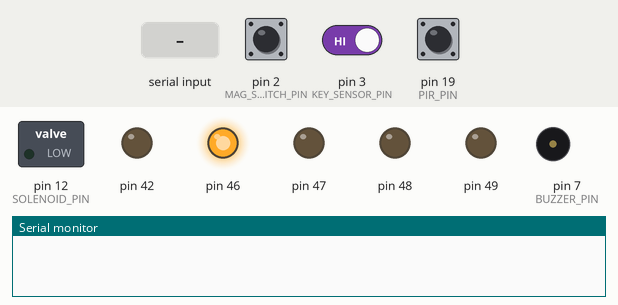
Bench run of a program on a simulated Arduino Mega 2560, built with avr-gcc and run on an emulated ATmega2560. Shown: switched loads named in the program (green lamp = pin HIGH), output pins drawn as LEDs (lit = HIGH), buzzer (waves = sounding), the last lines printed to the serial monitor. Dashed ring = blinking. Inputs (shaded band) come from the test bench; at power-on: pin 3 (KEY_SENSOR_PIN) HIGH, pin 2 (MAG_SWITCH_PIN) HIGH, pin 19 (PIR_PIN) HIGH.

Above: at 1.2 s.
1.3 s: "MODE: ARMED\n" received over Serial
At 1.55 s:
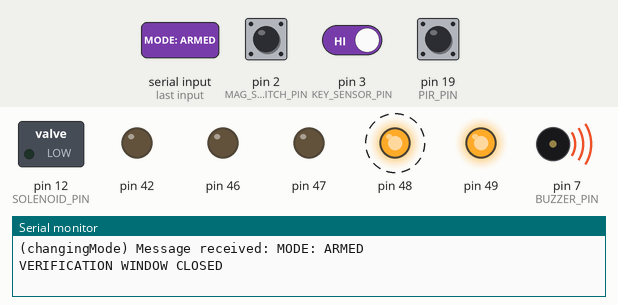
4.3 s: pin 3 (KEY_SENSOR_PIN) driven LOW
At 4.55 s:
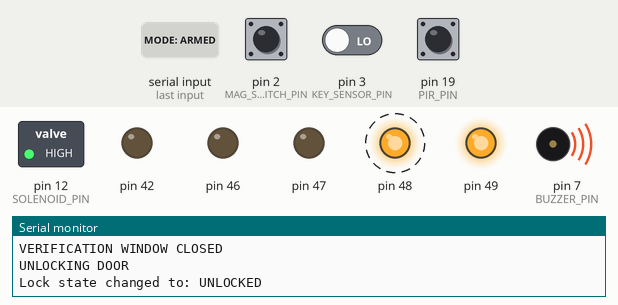
7.3 s: pin 2 (MAG_SWITCH_PIN) pulled LOW for 0.15 s
At 8.6 s:
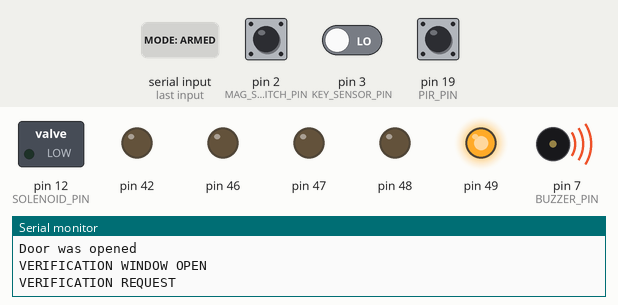
8.9 s: "VERIFIED\n" received over Serial
At 10.0 s:
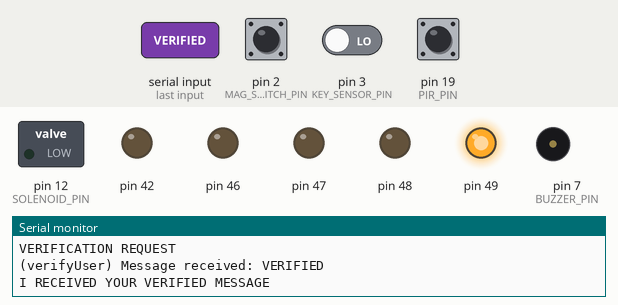
10.4 s: "MODE: DISARMED\n" received over Serial
At 11.1 s:
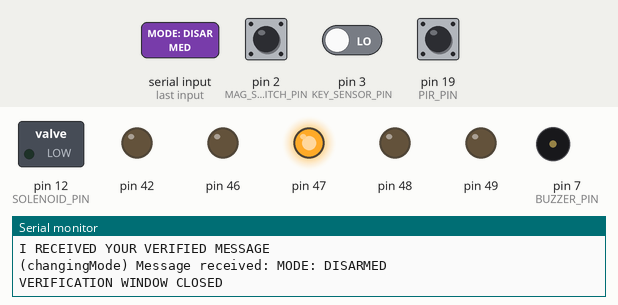
11.9 s: pin 19 (PIR_PIN) pulsed LOW 2 times (0.12 s each, 0.3 s apart)
At 13.1 s:
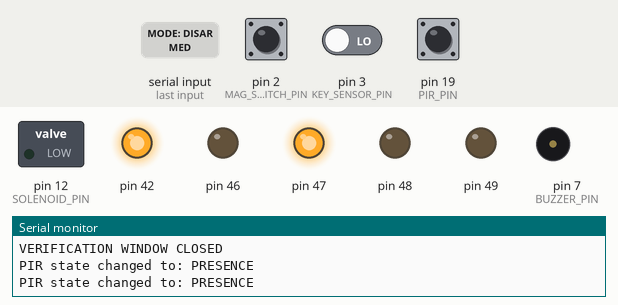
Timing chart, 0 to 14.9 s (numbered marks = the images above; inputs shaded):
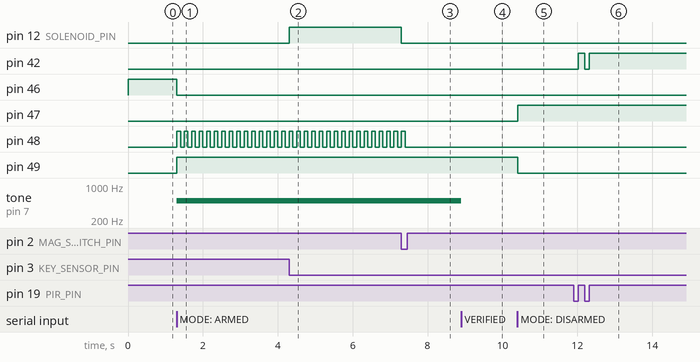

Measured:
- after the input at 1.3 s, pin 46: HIGH → LOW at once; pin 48: alternates HIGH for 0.10 s and LOW for 0.10 s, starting at once; pin 49: LOW → HIGH at once; tone on pin 7 (BUZZER_PIN): silent → 500 Hz at once
- after the input at 4.3 s, pin 12 (SOLENOID_PIN): LOW → HIGH at once
- after the input at 7.3 s, pin 12 (SOLENOID_PIN): HIGH → LOW at once; pin 48: goes on until 7.4 s, then stays LOW
- after the input at 8.9 s, tone on pin 7 (BUZZER_PIN): 500 Hz → silent at once
- after the input at 10.4 s, pin 47: LOW → HIGH at once; pin 49: HIGH → LOW at once
- after the input at 11.9 s, pin 42: LOW → HIGH after 0.12 s, → LOW 0.18 s later, → HIGH 0.12 s later

The program:

main.cpp
```cpp
// * A burglar alarm system (GROUP 4) 23 Jan 2023
// * Authors: Samuel Scott, Eurico Benedict, Simon Desir, Alex Hicks, Yu-ta Chou
// *
// * This program is the arduino end to a two piece inter-working software that runs
// * the burglar alarm system. It functions as follows, it monitors sensor inputs and reacts
// * accordingly.
// *
// * Input devices are listed as follows;
// * PIR Sensor - used to detect motion
// * Magnetic Reed Sensor - used to detect door state (open/closed)
// * Button - used to detect unlocking of the door
// * Python serial stream - Used for user authorisation confirmation and mode change input
// *
// * Output devices are listed as follows;
// * Piezo buzzer - used as a warning or alarm sound output
// * Solenoid - used to lock and unlock door
// * LEDs - used as a status indicator
// * Python serial stream - Used for authorisation requests
// *
// * There are three modes programmed into the system and depending on the modes it is running on
// * the system behaves a different way.
// * ARMED - in armed mode all sensor input is taken into account, if PIR detects movement when the door is not unlocked
// * it will sound an alarm, if the reed sensor is activated without unlocking it will sound an alarm, if the user
// * fails to be authorised during the entry procedure it will sound an alarm.
// * AT_HOME - in at home mode the pir will not activate the alarm, everything else remains the same unauthorised entry
// * will still set off an alarm
// * DISARMED - in disarmed mode door will still lock but no authorisation will be needed, and no alarm will sound under
// * any conditions.

// 5th May 2023 - the program is split into its component classes with the OOP programming method


#include "Arduino.h" // Arduino.h is needed because we are using the platformio build system.
#include "Controller.h"


/// Definitions
#define MAG_SWITCH_PIN 2 // attached to interrupt
#define KEY_SENSOR_PIN 3 // attached to interrupt
#define SOLENOID_PIN 12

#define BUZZER_PIN 7
#define PIR_PIN 19

#define DISARMED_MODE_LED 47 // Red
#define AT_HOME_MODE_LED 46 // Yellow
#define ARMED_MODE_LED 49 // Green
#define PIR_LED 42 // ITS RED

#define ALARM_LED 48 // ITS RED


Controller cont(MAG_SWITCH_PIN, PIR_PIN, KEY_SENSOR_PIN,
                DISARMED_MODE_LED, AT_HOME_MODE_LED, ARMED_MODE_LED, PIR_LED, ALARM_LED,
                SOLENOID_PIN, BUZZER_PIN);


void setup() {
    cont.setup();
    cont.toAtHomeMode() ;
}

void loop() {
    cont.check_states();

}
```

Buzzer.h
```cpp
//
// Created by bened on 4/24/2023.
//
// Buzzer class for the alarm system, allows for buzzer to be turn on and off.

#ifndef ACS233_BURGLAR_ALARM_BUZZER_H
#define ACS233_BURGLAR_ALARM_BUZZER_H

#include "Arduino.h"

#define ALARM_FREQ 500


class Buzzer {
private:
    uint8_t BUZZER_PIN;

public:

    Buzzer(uint8_t pin){
        BUZZER_PIN = pin;
        pinMode(this->BUZZER_PIN, OUTPUT);
    }

    void on() const {
        tone(BUZZER_PIN, ALARM_FREQ);
    }

    void off() const {
        noTone(BUZZER_PIN);
    }

    void beep(int freq, int onDel,int offDel) const {
        tone(BUZZER_PIN, freq);
        delay(onDel);
        noTone(BUZZER_PIN);
        delay(offDel);
    }
};


#endif //ACS233_BURGLAR_ALARM_BUZZER_H
```

Controller.cpp
```cpp
/**
 * Controller.cpp
 * Authors: Samuel Scott, Eurico Benedict, Simon Desir, Alex Hicks, Yu-ta Chou
 * This file contains the implementation of the Controller class methods - See Controller.h.
 *
 */

#include "Controller.h"

// This has to be done because the ISR functions are static and cannot access the instance of the class
// This works for singleton (only one instance of the class) classes.
Controller* Controller::instance = nullptr;


// Constructor
Controller::Controller(int mag_sensor_pin, int pir_sensor_pin, int key_sensor_pin,
                       int disarmed_mode_led, int at_home_mode_led, int armed_mode_led,
                       int pir_led, int alarm_led, int solenoid_pin, int buzzer_pin) {
    instance = this;
    mag = new MAGSensor(mag_sensor_pin, MAGISRFunc);
    pir = new PIRSensor(pir_sensor_pin, PIRISRFunc);
    key = new KEYSensor(key_sensor_pin, KEYISRFunc);

    modeLeds[0] = new LED(disarmed_mode_led);
    modeLeds[1] = new LED(at_home_mode_led);
    modeLeds[2] = new LED(armed_mode_led);

    pirLed = new LED(pir_led);
    alarmLed = new LED(alarm_led);

    lock = new Solenoid(solenoid_pin);
    buzzer = new Buzzer(buzzer_pin);

    last_mode_change_time = -100000; // reset last mode change time so that system works instantly
}

void Controller::setup() {
    Serial.begin(115200);
    mag->setup();
    pir->setup();
    key->setup();
}

void Controller::mag_isr() { // private because it is only called by the interrupt service routine

    if (timeSince_ms(mag->last_interrupt_time) > 100) {     // debounce the interrupt using millis()
        // update the last interrupt time
        mag->last_interrupt_time = millis();
        mag->door_state = (DOOR_STATES) mag->read();

        if (mag->door_state == DOOR_STATES::CLOSED) {
            Serial.println("Door was closed");
            last_door_close_time = millis();
            if (lock->state == LOCK_STATES::UNLOCKED) {
                // If the door gets closed and the lock is unlocked, lock the door
                Serial.println("LOCKING DOOR1");
                lock->lock();
            }
        }
        else { // door_state == DOOR_STATES::OPEN
            Serial.println("Door was opened");
            switch (system_mode) {
                case (SYSTEM_MODES::ARMED):
                case (SYSTEM_MODES::AT_HOME):
                    verificationWindowOpen();
                    break;
                case (SYSTEM_MODES::DISARMED):
                default:
                    break;
            }
            last_door_open_time = millis();
        }
    }

}

void Controller::pir_isr() {
    // The PIR does not need debouncing, it goes High for 8 seconds when motion is detected
    pir->pir_state = (PIR_STATES) pir->read();
    if (pir->pir_state == PIR_STATES::PRESENCE) {
        pir->pir_state = PIR_STATES::PRESENCE;
        Serial.println("PIR state changed to: PRESENCE");
        pirLed->high();
        switch (system_mode) {
            case (SYSTEM_MODES::ARMED):
                verificationWindowOpen();
                break;
            case (SYSTEM_MODES::AT_HOME):
            case (SYSTEM_MODES::DISARMED):
            default:
                break;
        }
    }
    else {
        pirLed->low();
    }
}

void Controller::key_isr() {
    if (timeSince_ms(key->last_interrupt_time) > 100) { // debounce the interrupt using millis()
        security_timer = millis(); // start the security timer
        Serial.println("UNLOCKING DOOR");

//        if (lock->state == LOCK_STATES::LOCKED)
//            lock->unlock();
//        else
//            lock->lock();
        // Unlock the door
        lock->unlock();
        Serial.println("Lock state changed to: UNLOCKED");
    }
    key->last_interrupt_time = millis();
}

void Controller::toArmedMode() {
    system_mode = SYSTEM_MODES::ARMED;
    modeLeds[0]->low(); //
    modeLeds[1]->low();   //
    modeLeds[2]->high();   //
    security_timer = -100000; // reset security timer in case mode changed inside intermittent timeout window
    last_mode_change_time = millis();
}

void Controller::toDisarmedMode() {
    system_mode = SYSTEM_MODES::DISARMED;
    modeLeds[0]->high(); //
    modeLeds[1]->low();   //
    modeLeds[2]->low();   //
    security_timer = -100000; // reset security timer in case mode changed inside intermittent timeout window
    last_mode_change_time = millis();
}

void Controller::toAtHomeMode() {
    system_mode = SYSTEM_MODES::AT_HOME;
    modeLeds[0]->low();  //
    modeLeds[1]->high();   //
    modeLeds[2]->low();   //
    security_timer = -100000; // reset security timer in case mode changed inside intermittent timeout window
    last_mode_change_time = millis();
}

void Controller::verifyUser() {
//    Serial.print("VERIFY USER");
    if (verification_window_state == VERIFICATION_WINDOW_STATES::WINDOW_OPEN) {
        Serial.println("VERIFICATION REQUEST");
        String message;
        while (!Serial.available()); // wait for user input
        // Read the serial port until a newline
        message = Serial.readStringUntil('\n');
        Serial.println("(verifyUser) Message received: " + message);

        if (message == "VERIFIED") {
            authorization_state = AUTHORISATION_STATES::AUTHORISED;
            Serial.println("I RECEIVED YOUR VERIFIED MESSAGE");
            alarmOff(); // turn off the alarm

            while (!Serial.available()); // wait but only on this one
            changingMode();
            Serial.println("MODE CHANGED TO: " + (String) system_mode);
            verificationWindowClosed();
        }
        else if (message == "VERIFICATION WINDOW CLOSED") { // This is for when the user enters the pin too many times.
            verification_window_state = VERIFICATION_WINDOW_STATES::WINDOW_CLOSED;
        }
        else if (message == "VERIFICATION WINDOW OPEN") {
            verification_window_state = VERIFICATION_WINDOW_STATES::WINDOW_OPEN;
        }
        else { // message is "NOT VERIFIED"
            authorization_state = AUTHORISATION_STATES::UNAUTHORISED;
            return;
        }
    }
}

void Controller::verificationWindowOpen() {
    Serial.println("VERIFICATION WINDOW OPEN");
    verification_window_state = VERIFICATION_WINDOW_STATES::WINDOW_OPEN;
}

void Controller::verificationWindowClosed() {
    Serial.println("VERIFICATION WINDOW CLOSED");
    verification_window_state = VERIFICATION_WINDOW_STATES::WINDOW_CLOSED;
}

void Controller::changingMode() {
    if (Serial.available()) { // wait for user input
        String message;
        // Read the serial port until a newline
        message = Serial.readStringUntil('\n');
        Serial.println("(changingMode) Message received: " + message);

        if (message == "MODE: ARMED") {
            toArmedMode();
        } else if (message == "MODE: AT-HOME") {
            toAtHomeMode();
        } else if (message == "MODE: DISARMED") {
            toDisarmedMode();
        }
        verificationWindowClosed();
        alarmOff();
        while(mag->door_state == DOOR_STATES::OPEN); // wait until door is closed again
    }
}

void Controller::alarmOn() {
    buzzer->on(); // turns on Buzzer
    last_alarm_on_time = millis();
}

void Controller::alarmOff() {
    buzzer->off(); // turns on Buzzer
}

void Controller::unauthorizedEntry(UNAUTHORISED_ENTRY_METHODS method) {
    switch (method) {
        case DOOR_OPENED:
            switch (system_mode) {
                case (SYSTEM_MODES::ARMED):   // when cases don't have a break, they fall through to the next case (i.e. this means OR)
                case (SYSTEM_MODES::AT_HOME):
                    alarmOn();
                    Serial.println("Alarming from UNauthorised entry");
                    break;
                case (SYSTEM_MODES::DISARMED):
                    return;
                default:
                    break;
            }

            // Waiting for verified pin or 15 minutes elapsed
            while ((authorization_state == AUTHORISATION_STATES::UNAUTHORISED) &&
                   (timeSince_ms(last_alarm_on_time) < ALARM_TIMEOUT)) {
                alarmLed->blink(100,100);
                verifyUser();
                if (authorization_state == AUTHORISATION_STATES::AUTHORISED) {
                    authorization_state = AUTHORISATION_STATES::UNAUTHORISED;
                    last_door_open_time = -100000;
                    break;
                }
            }
            alarmOff(); // turns on Buzzer
            break;
        case PIR_TRIGGERED:
            if ((timeSince_ms(security_timer) < ENTER_LEAVE_TIMEOUT)) {
                break;
            } // if the security timer is less than 30 seconds, the alarm will not go off
            else {
                switch (system_mode) {
                    case (SYSTEM_MODES::ARMED):   // when cases don't have a break, they fall through to the next case (i.e. this means OR)
                        alarmOn(); // turns on Buzzer
                        break;
                    case (SYSTEM_MODES::AT_HOME):
                    case (SYSTEM_MODES::DISARMED):
                        return;
                    default:
                        break;
                }
                pir->pir_state = PIR_STATES::NO_PRESENCE;


                // Waiting for verified pin or 15 minutes elapsed
                while (authorization_state == AUTHORISATION_STATES::UNAUTHORISED && timeSince_ms(last_alarm_on_time) < ALARM_TIMEOUT) {
                    alarmLed->blink(100,100);
                    verifyUser();
                    if (authorization_state == AUTHORISATION_STATES::AUTHORISED) {
                        authorization_state = AUTHORISATION_STATES::UNAUTHORISED;
                        last_door_open_time = -100000;
                        break;
                    }
                }
                buzzer->off(); // turns on Buzzer
            }
            break;
    }
}

void Controller::authorizedEntry() {
// authorized entry. Door unlocking happens in ISR.
    while ((timeSince_ms(security_timer) < ENTER_LEAVE_TIMEOUT) && (authorization_state == AUTHORISATION_STATES::UNAUTHORISED)) {
        if (mag->door_state == DOOR_STATES::CLOSED) {
            if ((timeSince_ms(security_timer) > 10000) && (lock->state == LOCK_STATES::UNLOCKED)) { // only re-lock if the lock is unlocked
                // Door will re-lock after 10 seconds if not opened
                // (i.e. unlocked but not entered)
                Serial.println("LOCKING DOOR2");
                lock->lock();
                return;
            }
        }

        // starts warning buzzer if door is open
        switch (system_mode) {
            case (SYSTEM_MODES::ARMED):
            case (SYSTEM_MODES::AT_HOME):
                if (timeSince_ms(last_door_open_time) < ENTER_LEAVE_TIMEOUT) {
                    buzzer->beep(1000, 50, 500); // starts warning buzzer if door is open
                    verifyUser();
                    if (authorization_state == AUTHORISATION_STATES::AUTHORISED) {
                        authorization_state = AUTHORISATION_STATES::UNAUTHORISED;
                        last_door_open_time = -100000; // reset
                        return;
                    }
                }
                break;
            case (SYSTEM_MODES::DISARMED):
            default:
                return;
        }
    }

    while ((authorization_state == AUTHORISATION_STATES::UNAUTHORISED) && (timeSince_ms(last_door_open_time) < ALARM_TIMEOUT)) {
        Serial.println("Alarming from authorised entry");
        alarmOn(); // alarm switching on
        alarmLed->blink(100,100);
        verifyUser();
    }
    alarmOff(); // alarm switching off
    last_door_open_time = -100000;
    authorization_state = AUTHORISATION_STATES::UNAUTHORISED;
}

void Controller::check_states() {
    // Check for door state change
    if (lock->state == LOCK_STATES::UNLOCKED) {
        authorizedEntry();
        delay(10);
    }

    // unauthorised entry
    if (mag->door_state == DOOR_STATES::OPEN) { // triggered by door opening without unlocking
        unauthorizedEntry(UNAUTHORISED_ENTRY_METHODS::DOOR_OPENED);
    }
    if (pir->pir_state == PIR_STATES::PRESENCE) { // triggered by PIR sensor
        unauthorizedEntry(UNAUTHORISED_ENTRY_METHODS::PIR_TRIGGERED);
    }

//    // for when the Alarm times out, we need to switch verification window states on python end.
    if ((verification_window_state == VERIFICATION_WINDOW_STATES::WINDOW_OPEN) && (timeSince_ms(security_timer) > ALARM_TIMEOUT)) {
        verificationWindowClosed();
        toDisarmedMode();
    }

    if (verification_window_state == VERIFICATION_WINDOW_STATES::WINDOW_CLOSED) {
        // Check for mode change, if verification window is closed (i.e. User is inside wanting to change mode before going out)
        changingMode();
    }
}
```

LED.h
```cpp
/*
 * LED.h
 * Authors: Samuel Scott, Eurico Benedict, Simon Desir, Alex Hicks, Yu-ta Chou
 * This header file contains the LED class needed for the burglar alarm system.
 * The class manages the state of the LED and deals with the outputs to the LED.
 */

#ifndef ACS233_GROUP4_BURGLAR_LED_H
#define ACS233_GROUP4_BURGLAR_LED_H

#include "Arduino.h"

class LED {
protected:
    uint8_t LED_pin;
public:
    explicit LED(uint8_t pin) {
        LED_pin = pin;
        pinMode(LED_pin, OUTPUT);
    }

    void high() const {
        digitalWrite(LED_pin,HIGH);
    }

    void low() const {
        digitalWrite(LED_pin,LOW);
    }

    void blink(int onDelay, int offDelay) const {
        digitalWrite(LED_pin,HIGH);
        delay(onDelay);
        digitalWrite(LED_pin,LOW);
        delay(offDelay);
    }
};

#endif //ACS233_GROUP4_BURGLAR_LED_H
```

Solenoid.h
```cpp
//
// Created by bened on 4/16/2023.
//
// Solenoid class for the alarm system, allows for solenoid to lock and unlock.

#ifndef ACS233_BURGLAR_ALARM_SOLENOID_H
#define ACS233_BURGLAR_ALARM_SOLENOID_H

#include "Arduino.h"

class Solenoid {
private:
    uint8_t SOLENOID_PIN;

public:
    LOCK_STATES state;


    explicit Solenoid (uint8_t pin) {
        SOLENOID_PIN = pin;
        state = LOCK_STATES::LOCKED;
        pinMode(this->SOLENOID_PIN, OUTPUT);
        lock();
    }

    void unlock () {
        digitalWrite(SOLENOID_PIN, HIGH);
        state = LOCK_STATES::UNLOCKED;
    }

    void lock () {
        digitalWrite(SOLENOID_PIN, LOW);
        state = LOCK_STATES::LOCKED;
    }
};


#endif //ACS233_BURGLAR_ALARM_SOLENOID_H
```

Source omitted: Controller.h (2903 bytes), Sensor.h (2048 bytes), constants.h (742 bytes), old_main.cpp (18576 bytes)
